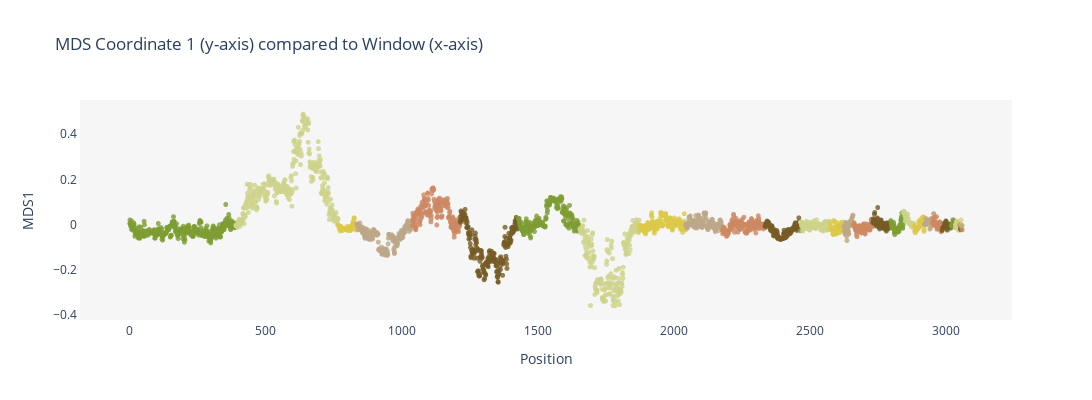

The notebook cell this image was saved under:
### Code cell
fig = px.scatter(y=mds.samples["PC1"], 
                 title="MDS Coordinate 1 (y-axis) compared to Window (x-axis)", 
                 color=chrs, 
                 labels=chrs,
                 color_discrete_sequence=kakapo_colors,
                 width=1200, height=400
                )

fig.update_traces(marker=dict(size=5, opacity=0.8))
fig.update_layout(showlegend=False)
fig.update_layout(xaxis=dict(showgrid=False, zeroline=False, showline=True, title="Position"))
fig.update_layout(yaxis=dict(showgrid=False, zeroline=False, showline=True, title="MDS1"))
fig.update_layout(paper_bgcolor="white")
fig.update_layout(plot_bgcolor="#f6f6f6")
fig.write_image("mds_coord1.svg")
fig.write_image("mds_coord1.png")
fig

### Figure 1 — Plotly figure (JSON) as saved in the notebook; plotly's stock layout.template omitted (floating-point values rounded to 4 significant figures; data arrays with more than 128 entries replaced by an {"elided": "..."} marker saying what was removed)
{"data": [{"hovertemplate": "color=S1<br>x=%{x}<br>y=%{y}<extra></extra>", "legendgroup": "S1", "marker": {"color": "#7D9D33", "opacity": 0.8, "size": 5, "symbol": "circle"}, "mode": "markers", "name": "S1", "showlegend": true, "type": "scattergl", "x": {"elided": "390 int values"}, "xaxis": "x", "y": {"elided": "390 float values"}, "yaxis": "y"}, {"hovertemplate": "color=S2<br>x=%{x}<br>y=%{y}<extra></extra>", "legendgroup": "S2", "marker": {"color": "#CED38C", "opacity": 0.8, "size": 5, "symbol": "circle"}, "mode": "markers", "name": "S2", "showlegend": true, "type": "scattergl", "x": {"elided": "377 int values"}, "xaxis": "x", "y": {"elided": "377 float values"}, "yaxis": "y"}, {"hovertemplate": "color=S3<br>x=%{x}<br>y=%{y}<extra></extra>", "legendgroup": "S3", "marker": {"color": "#DCC949", "opacity": 0.8, "size": 5, "symbol": "circle"}, "mode": "markers", "name": "S3", "showlegend": true, "type": "scattergl", "x": [767, 768, 769, 770, 771, 772, 773, 774, 775, 776, 777, 778, 779, 780, 781, 782, 783, 784, 785, 786, 787, 788, 789, 790, 791, 792, 793, 794, 795, 796, 797, 798, 799, 800, 801, 802, 803, 804, 805, 806, 807, 808, 809, 810, 811, 812, 813, 814, 815, 816, 817, 818, 819, 820, 821, 822, 823, 824, 825, 826, 827, 828, 829, 830, 831, 832, 833, 834], "xaxis": "x", "y": [-0.001546, -0.005202, -0.006042, -0.01593, -0.005406, -0.009974, -0.0161, -0.0277, -0.02051, -0.007525, -0.02215, -0.02319, -0.0115, -0.01255, -0.02623, -0.01938, -0.01592, -0.0168, -0.01644, -0.01796, -0.0188, -0.01786, -0.017, -0.02186, -0.01654, -0.01538, -0.01786, -0.01848, -0.02065, -0.01886, -0.01915, -0.02245, -0.02174, -0.01385, -0.007205, -0.01791, -0.02608, -0.02256, -0.02307, -0.02139, -0.01933, -0.0213, -0.02385, -0.02439, -0.02656, -0.02179, -0.02066, -0.007706, -0.004231, -0.009047, -0.02093, -0.007993, -0.008992, 0.002816, 0.01439, -0.007937, 0.004598, 0.009491, 0.03074, 0.02783, -0.01084, -0.01203, -0.01811, -0.008579, -0.009109, -0.01449, -0.02262, -0.02363], "yaxis": "y"}, {"hovertemplate": "color=S4<br>x=%{x}<br>y=%{y}<extra></extra>", "legendgroup": "S4", "marker": {"color": "#BCA888", "opacity": 0.8, "size": 5, "symbol": "circle"}, "mode": "markers", "name": "S4", "showlegend": true, "type": "scattergl", "x": {"elided": "204 int values"}, "xaxis": "x", "y": {"elided": "204 float values"}, "yaxis": "y"}, {"hovertemplate": "color=S5<br>x=%{x}<br>y=%{y}<extra></extra>", "legendgroup": "S5", "marker": {"color": "#CD8862", "opacity": 0.8, "size": 5, "symbol": "circle"}, "mode": "markers", "name": "S5", "showlegend": true, "type": "scattergl", "x": {"elided": "175 int values"}, "xaxis": "x", "y": {"elided": "175 float values"}, "yaxis": "y"}, {"hovertemplate": "color=S6<br>x=%{x}<br>y=%{y}<extra></extra>", "legendgroup": "S6", "marker": {"color": "#775B24", "opacity": 0.8, "size": 5, "symbol": "circle"}, "mode": "markers", "name": "S6", "showlegend": true, "type": "scattergl", "x": {"elided": "215 int values"}, "xaxis": "x", "y": {"elided": "215 float values"}, "yaxis": "y"}, {"hovertemplate": "color=S7<br>x=%{x}<br>y=%{y}<extra></extra>", "legendgroup": "S7", "marker": {"color": "#7D9D33", "opacity": 0.8, "size": 5, "symbol": "circle"}, "mode": "markers", "name": "S7", "showlegend": true, "type": "scattergl", "x": {"elided": "226 int values"}, "xaxis": "x", "y": {"elided": "226 float values"}, "yaxis": "y"}, {"hovertemplate": "color=S8<br>x=%{x}<br>y=%{y}<extra></extra>", "legendgroup": "S8", "marker": {"color": "#CED38C", "opacity": 0.8, "size": 5, "symbol": "circle"}, "mode": "markers", "name": "S8", "showlegend": true, "type": "scattergl", "x": {"elided": "219 int values"}, "xaxis": "x", "y": {"elided": "219 float values"}, "yaxis": "y"}, {"hovertemplate": "color=S9<br>x=%{x}<br>y=%{y}<extra></extra>", "legendgroup": "S9", "marker": {"color": "#DCC949", "opacity": 0.8, "size": 5, "symbol": "circle"}, "mode": "markers", "name": "S9", "showlegend": true, "type": "scattergl", "x": {"elided": "170 int values"}, "xaxis": "x", "y": {"elided": "170 float values"}, "yaxis": "y"}, {"hovertemplate": "color=S10<br>x=%{x}<br>y=%{y}<extra></extra>", "legendgroup": "S10", "marker": {"color": "#BCA888", "opacity": 0.8, "size": 5, "symbol": "circle"}, "mode": "markers", "name": "S10", "showlegend": true, "type": "scattergl", "x": {"elided": "135 int values"}, "xaxis": "x", "y": {"elided": "135 float values"}, "yaxis": "y"}, {"hovertemplate": "color=S11<br>x=%{x}<br>y=%{y}<extra></extra>", "legendgroup": "S11", "marker": {"color": "#CD8862", "opacity": 0.8, "size": 5, "symbol": "circle"}, "mode": "markers", "name": "S11", "showlegend": true, "type": "scattergl", "x": {"elided": "157 int values"}, "xaxis": "x", "y": {"elided": "157 float values"}, "yaxis": "y"}, {"hovertemplate": "color=S12<br>x=%{x}<br>y=%{y}<extra></extra>", "legendgroup": "S12", "marker": {"color": "#775B24", "opacity": 0.8, "size": 5, "symbol": "circle"}, "mode": "markers", "name": "S12", "showlegend": true, "type": "scattergl", "x": {"elided": "129 int values"}, "xaxis": "x", "y": {"elided": "129 float values"}, "yaxis": "y"}, {"hovertemplate": "color=S13<br>x=%{x}<br>y=%{y}<extra></extra>", "legendgroup": "S13", "marker": {"color": "#7D9D33", "opacity": 0.8, "size": 5, "symbol": "circle"}, "mode": "markers", "name": "S13", "showlegend": true, "type": "scattergl", "x": [2465], "xaxis": "x", "y": [-0.02671], "yaxis": "y"}, {"hovertemplate": "color=S14<br>x=%{x}<br>y=%{y}<extra></extra>", "legendgroup": "S14", "marker": {"color": "#CED38C", "opacity": 0.8, "size": 5, "symbol": "circle"}, "mode": "markers", "name": "S14", "showlegend": true, "type": "scattergl", "x": [2466, 2467, 2468, 2469, 2470, 2471, 2472, 2473, 2474, 2475, 2476, 2477, 2478, 2479, 2480, 2481, 2482, 2483, 2484, 2485, 2486, 2487, 2488, 2489, 2490, 2491, 2492, 2493, 2494, 2495, 2496, 2497, 2498, 2499, 2500, 2501, 2502, 2503, 2504, 2505, 2506, 2507, 2508, 2509, 2510, 2511, 2512, 2513, 2514, 2515, 2516, 2517, 2518, 2519, 2520, 2521, 2522, 2523, 2524, 2525, 2526, 2527, 2528, 2529, 2530, 2531, 2532, 2533, 2534, 2535, 2536, 2537, 2538, 2539, 2540, 2541, 2542, 2543, 2544, 2545, 2546, 2547, 2548, 2549, 2550, 2551, 2552, 2553, 2554, 2555, 2556, 2557, 2558, 2559, 2560, 2561, 2562, 2563, 2564, 2565, 2566, 2567, 2568, 2569, 2570, 2571, 2572, 2573, 2574, 2575], "xaxis": "x", "y": [0.01121, 0.01095, 0.01088, -0.002793, 0.01101, 0.01034, 0.009766, -0.008065, -0.02883, -0.003244, -0.01075, -0.0149, -0.01675, -0.01856, -0.001606, -0.007586, -0.0002876, 0.002308, -0.002812, -0.0003587, 0.0006473, 0.01438, 0.001963, -0.001859, -0.01755, -0.0008035, -0.001838, 0.01206, 0.00879, -0.006962, -0.0138, -0.005403, -0.004598, -0.0204, -0.02458, -0.002435, -0.01013, -0.009763, 0.0007255, -0.0005307, 0.004537, 0.01154, 0.0003069, 0.001323, -0.0124, -0.01361, -0.00759, -0.01059, -0.01016, 0.002832, 0.01614, 0.002415, -0.003598, -0.01346, -0.01491, 0.008318, -0.01801, -0.004884, 0.007008, 0.0221, -0.001742, -0.003956, -0.008725, -0.009439, 0.001149, -0.008393, -0.006749, 0.00335, -0.008499, -0.002929, 0.003696, -0.003886, 0.001826, -0.007334, -0.02247, -0.003375, -0.01599, -0.009719, -0.02152, -0.01915, -0.02556, -0.01339, -0.0132, -0.02061, -0.02833, -0.01904, 0.006819, 0.006771, 0.01014, 0.01181, 0.01377, 0.0123, 0.003891, 0.01172, -0.01383, -0.02151, -0.02374, -0.02298, -0.02419, -0.02305, -0.01551, 0.001289, 0.001383, 0.01216, 0.0158, 0.01315, 0.0127, 0.01031, 0.004677, 0.0006452], "yaxis": "y"}, {"hovertemplate": "color=S15<br>x=%{x}<br>y=%{y}<extra></extra>", "legendgroup": "S15", "marker": {"color": "#DCC949", "opacity": 0.8, "size": 5, "symbol": "circle"}, "mode": "markers", "name": "S15", "showlegend": true, "type": "scattergl", "x": [2576, 2577, 2578, 2579, 2580, 2581, 2582, 2583, 2584, 2585, 2586, 2587, 2588, 2589, 2590, 2591, 2592, 2593, 2594, 2595, 2596, 2597, 2598, 2599, 2600, 2601, 2602, 2603, 2604, 2605, 2606, 2607, 2608, 2609, 2610, 2611, 2612, 2613, 2614, 2615, 2616, 2617, 2618, 2619, 2620, 2621, 2622, 2623, 2624, 2625], "xaxis": "x", "y": [0.002108, -0.01906, -0.01717, -0.02253, -0.0208, -0.02214, -0.0142, -0.0206, -0.02678, -0.04079, -0.04193, -0.04392, 0.01881, -0.01457, -0.03696, 0.0131, -0.01198, -0.01078, -0.01507, -0.04199, -0.03927, -0.005262, 0.009999, -0.01834, -0.03983, -0.0287, -0.00438, -0.004446, 0.0009827, -0.0106, -0.01448, -0.02602, -0.01994, -0.03534, -0.0255, -0.02931, -0.02295, -0.03053, -0.01255, 0.009341, -0.01225, -0.002112, -0.001493, 0.005801, -0.001093, 0.004742, -0.007819, 0.01164, -0.01057, -0.01178], "yaxis": "y"}, {"hovertemplate": "color=S16<br>x=%{x}<br>y=%{y}<extra></extra>", "legendgroup": "S16", "marker": {"color": "#BCA888", "opacity": 0.8, "size": 5, "symbol": "circle"}, "mode": "markers", "name": "S16", "showlegend": true, "type": "scattergl", "x": [2626, 2627, 2628, 2629, 2630, 2631, 2632, 2633, 2634, 2635, 2636, 2637, 2638, 2639, 2640, 2641, 2642, 2643, 2644, 2645, 2646, 2647, 2648, 2649, 2650, 2651, 2652, 2653, 2654, 2655, 2656, 2657, 2658, 2659, 2660], "xaxis": "x", "y": [-0.008615, -0.027, -0.005349, -0.03768, -0.04166, -0.03532, -0.02269, 0.01008, 0.007958, -0.01958, -0.0517, -0.07033, -0.03286, -0.02513, -0.02704, -0.01056, -0.03944, -0.029, -0.04106, 0.007759, -0.007028, 0.009854, -0.004988, 0.01579, 0.01397, 0.002834, 0.003847, 0.01922, 0.009307, 0.02865, 0.03359, 0.03366, 0.03752, 0.04226, 0.01025], "yaxis": "y"}, {"hovertemplate": "color=S17<br>x=%{x}<br>y=%{y}<extra></extra>", "legendgroup": "S17", "marker": {"color": "#CD8862", "opacity": 0.8, "size": 5, "symbol": "circle"}, "mode": "markers", "name": "S17", "showlegend": true, "type": "scattergl", "x": [2661, 2662, 2663, 2664, 2665, 2666, 2667, 2668, 2669, 2670, 2671, 2672, 2673, 2674, 2675, 2676, 2677, 2678, 2679, 2680, 2681, 2682, 2683, 2684, 2685, 2686, 2687, 2688, 2689, 2690, 2691, 2692, 2693, 2694, 2695, 2696, 2697, 2698, 2699, 2700, 2701, 2702, 2703, 2704, 2705, 2706, 2707, 2708, 2709, 2710, 2711, 2712, 2713, 2714, 2715, 2716, 2717, 2718, 2719, 2720, 2721, 2722, 2723, 2724, 2725, 2726, 2727, 2728, 2729, 2730, 2731], "xaxis": "x", "y": [0.0007144, -0.006283, 0.001485, 0.007748, -0.0008866, -0.01519, -0.009203, -0.01849, -0.02573, -0.02134, -0.006124, -0.04342, -0.02624, -0.05313, -0.02134, -0.03399, -0.01939, -0.008646, -0.01104, -0.01614, -0.006011, -0.004087, -0.02029, -0.01101, -0.02567, -0.02764, -0.01892, -0.01915, -0.01443, -0.0368, -0.009811, -0.03457, -0.02709, -0.02147, -0.0153, 0.0009947, -0.015, -0.007784, -0.008088, 0.004089, -0.006022, -0.02114, -0.03645, -0.0411, -0.01719, -0.01528, -0.01645, -0.01293, 0.003177, -0.00432, -0.007086, -0.02005, -0.01848, -0.01988, -0.02363, -0.01392, -0.01661, -0.01116, -0.001148, -0.009514, -0.0243, -0.02105, -0.01543, 0.003768, 0.001539, 0.0232, 0.01594, 0.01549, -0.004293, -0.002874, -0.008762], "yaxis": "y"}, {"hovertemplate": "color=S18<br>x=%{x}<br>y=%{y}<extra></extra>", "legendgroup": "S18", "marker": {"color": "#775B24", "opacity": 0.8, "size": 5, "symbol": "circle"}, "mode": "markers", "name": "S18", "showlegend": true, "type": "scattergl", "x": [2732, 2733, 2734, 2735, 2736, 2737, 2738, 2739, 2740, 2741, 2742, 2743, 2744, 2745, 2746, 2747, 2748, 2749, 2750, 2751, 2752, 2753, 2754, 2755, 2756, 2757, 2758, 2759, 2760, 2761, 2762, 2763, 2764, 2765, 2766, 2767, 2768, 2769, 2770, 2771, 2772, 2773, 2774, 2775, 2776, 2777, 2778, 2779, 2780, 2781, 2782, 2783, 2784, 2785, 2786, 2787, 2788, 2789, 2790, 2791, 2792, 2793, 2794, 2795, 2796, 2797], "xaxis": "x", "y": [0.009061, 0.02586, 0.01446, 0.007094, 0.02217, 0.02077, 0.04671, 0.05386, 0.006395, 0.01008, 0.008096, -0.0004103, 0.006646, 0.008914, -0.006638, 0.003376, 0.02488, 0.02959, 0.07582, 0.006687, -0.004345, 0.006355, 0.005939, -0.001683, -0.01129, -0.01862, 0.005686, -0.01052, 0.0008379, 0.02091, -0.001238, 0.01987, -0.001679, 0.005882, -0.01449, -0.001123, -0.001679, 0.007253, -0.009229, 0.001661, -0.007283, -0.01092, -0.01271, -0.01849, 0.004705, -0.0008733, -0.01296, -0.0138, -0.02286, -0.008388, -0.02837, 0.003259, 0.008432, 0.005702, 0.002337, -0.005012, -0.01456, -0.01763, 0.0006165, -0.01449, -0.002165, 0.007809, -0.00188, -0.009002, -0.01142, -0.004875], "yaxis": "y"}, {"hovertemplate": "color=S19<br>x=%{x}<br>y=%{y}<extra></extra>", "legendgroup": "S19", "marker": {"color": "#7D9D33", "opacity": 0.8, "size": 5, "symbol": "circle"}, "mode": "markers", "name": "S19", "showlegend": true, "type": "scattergl", "x": [2798, 2799, 2800, 2801, 2802, 2803, 2804, 2805, 2806, 2807, 2808, 2809, 2810, 2811, 2812, 2813, 2814, 2815, 2816, 2817, 2818, 2819, 2820, 2821, 2822, 2823, 2824, 2825, 2826, 2827, 2828, 2829, 2830, 2831, 2832, 2833, 2834, 2835, 2836, 2837, 2838, 2839, 2840, 2841, 2842, 2843, 2844], "xaxis": "x", "y": [0.01806, 0.01258, 0.002588, 0.0005197, -0.01323, -0.008202, 0.004702, -0.01622, -0.01057, -0.01543, 0.01085, 0.0007407, -0.004607, -0.03635, -0.02719, -0.0438, -0.02933, -0.01506, -0.02993, -0.02463, -0.01993, -0.02765, -0.02514, -0.01594, -0.03371, -0.02327, -0.01888, -0.02619, -0.02776, -0.01298, -0.03078, -0.02049, -0.0111, -0.0005075, -0.007063, -0.0003175, -0.0132, 0.02088, 0.01699, 0.03436, 0.02955, 0.05149, 0.0125, -0.01179, -0.01627, -0.002683, 0.008238], "yaxis": "y"}, {"hovertemplate": "color=S20<br>x=%{x}<br>y=%{y}<extra></extra>", "legendgroup": "S20", "marker": {"color": "#CED38C", "opacity": 0.8, "size": 5, "symbol": "circle"}, "mode": "markers", "name": "S20", "showlegend": true, "type": "scattergl", "x": [2845, 2846, 2847, 2848, 2849, 2850, 2851, 2852, 2853, 2854, 2855, 2856, 2857, 2858, 2859, 2860, 2861, 2862, 2863, 2864, 2865, 2866, 2867, 2868, 2869, 2870, 2871, 2872, 2873, 2874, 2875, 2876, 2877, 2878, 2879, 2880, 2881, 2882, 2883], "xaxis": "x", "y": [0.05265, 0.05976, 0.05518, 0.05685, 0.0471, 0.03918, 0.01602, 0.03803, 0.04583, 0.02474, 0.03656, 0.02489, 0.02434, 0.03331, 0.04143, 0.04732, 0.01489, 0.01356, 0.02694, 0.01237, 0.005919, 0.01082, 0.003289, 0.01115, 0.008301, 0.0005216, 0.0004994, 0.009017, 0.002798, -0.009905, 0.001444, 0.001558, -0.0009283, 0.002799, -0.006767, 0.006336, -0.0007747, 0.004565, 0.003126], "yaxis": "y"}, {"hovertemplate": "color=S21<br>x=%{x}<br>y=%{y}<extra></extra>", "legendgroup": "S21", "marker": {"color": "#DCC949", "opacity": 0.8, "size": 5, "symbol": "circle"}, "mode": "markers", "name": "S21", "showlegend": true, "type": "scattergl", "x": [2884, 2885, 2886, 2887, 2888, 2889, 2890, 2891, 2892, 2893, 2894, 2895, 2896, 2897, 2898, 2899, 2900, 2901, 2902, 2903, 2904, 2905, 2906, 2907, 2908, 2909, 2910, 2911, 2912, 2913, 2914, 2915, 2916, 2917, 2918, 2919, 2920, 2921], "xaxis": "x", "y": [-0.006707, -0.005111, -0.02869, -0.02489, -0.03574, -0.01541, -0.0186, -0.01898, -0.02862, -0.017, -0.02246, -0.01538, -0.01134, -0.01634, -0.01814, -0.01128, -0.01138, 0.01507, 0.0067, -0.009813, -0.008504, 0.007096, 0.00676, 0.02351, 0.006818, -0.005987, 0.00344, 0.008451, 0.005679, 0.01732, 0.0297, 0.03056, 0.03381, 0.003356, 0.01779, 0.03331, -0.02961, -0.02149], "yaxis": "y"}, {"hovertemplate": "color=S22<br>x=%{x}<br>y=%{y}<extra></extra>", "legendgroup": "S22", "marker": {"color": "#BCA888", "opacity": 0.8, "size": 5, "symbol": "circle"}, "mode": "markers", "name": "S22", "showlegend": true, "type": "scattergl", "x": [2922, 2923, 2924, 2925, 2926, 2927, 2928, 2929, 2930, 2931, 2932, 2933, 2934, 2935, 2936, 2937, 2938, 2939, 2940, 2941, 2942, 2943, 2944, 2945, 2946, 2947, 2948, 2949, 2950, 2951], "xaxis": "x", "y": [0.001327, 0.002956, 0.003228, -0.001864, 0.0024, 0.02703, 0.00632, 0.01999, 0.0103, 0.01102, 0.0139, 0.001457, 0.02106, 0.01671, 0.01065, 0.01439, 0.008625, 0.0222, 0.01515, 0.01909, -0.01911, 0.005593, 0.01221, -0.01224, 0.007705, 0.001456, 0.02816, 0.02419, 0.0185, 3.426e-05], "yaxis": "y"}, {"hovertemplate": "color=S23<br>x=%{x}<br>y=%{y}<extra></extra>", "legendgroup": "S23", "marker": {"color": "#CD8862", "opacity": 0.8, "size": 5, "symbol": "circle"}, "mode": "markers", "name": "S23", "showlegend": true, "type": "scattergl", "x": [2952, 2953, 2954, 2955, 2956, 2957, 2958, 2959, 2960, 2961, 2962, 2963, 2964, 2965, 2966, 2967, 2968, 2969, 2970, 2971, 2972, 2973, 2974, 2975, 2976, 2977, 2978, 2979, 2980, 2981, 2982, 2983, 2984, 2985, 2986], "xaxis": "x", "y": [0.005418, 0.01518, 0.02015, 0.02849, 0.04855, 0.01302, -0.003226, 0.008888, 0.03171, 0.01723, -0.0001397, 0.000625, -0.002506, 0.008385, 0.03555, 0.007002, -0.01999, -0.01559, -0.01076, -0.001732, 0.004297, -0.00977, -0.0007133, -0.01034, -0.02037, -0.009781, 0.01228, 0.01077, 0.002031, 0.006551, -0.02119, -0.03154, -0.02289, -0.01881, -0.02078], "yaxis": "y"}, {"hovertemplate": "color=S24<br>x=%{x}<br>y=%{y}<extra></extra>", "legendgroup": "S24", "marker": {"color": "#775B24", "opacity": 0.8, "size": 5, "symbol": "circle"}, "mode": "markers", "name": "S24", "showlegend": true, "type": "scattergl", "x": [2987, 2988, 2989, 2990, 2991, 2992, 2993, 2994, 2995, 2996, 2997, 2998, 2999, 3000, 3001, 3002, 3003, 3004, 3005, 3006, 3007, 3008, 3009, 3010, 3011, 3012, 3013, 3014, 3015, 3016, 3017, 3018, 3019, 3020], "xaxis": "x", "y": [-0.02607, -0.02056, -0.01394, -0.01677, -0.01068, -0.01152, -0.007885, -0.008492, -0.003956, 0.008121, 0.004574, -0.006636, -0.009525, -0.008174, 0.01661, 0.01441, 0.003035, -0.01777, -0.009905, -0.02412, -0.005735, -0.006074, -0.009629, -0.001952, -0.006304, -0.001846, 0.002944, -0.007011, -0.0094, -0.009792, 0.0002963, -0.002267, -0.01485, -0.007598], "yaxis": "y"}, {"hovertemplate": "color=S25<br>x=%{x}<br>y=%{y}<extra></extra>", "legendgroup": "S25", "marker": {"color": "#7D9D33", "opacity": 0.8, "size": 5, "symbol": "circle"}, "mode": "markers", "name": "S25", "showlegend": true, "type": "scattergl", "x": [3021, 3022, 3023, 3024, 3025, 3026, 3027, 3028, 3029, 3030, 3031, 3032, 3033, 3034], "xaxis": "x", "y": [-0.006753, -0.004769, 0.002844, -0.007418, -0.002179, 0.01427, 0.02232, 0.01183, 0.003597, 0.01231, -0.007818, 0.01704, 0.0135, 0.005119], "yaxis": "y"}, {"hovertemplate": "color=S26<br>x=%{x}<br>y=%{y}<extra></extra>", "legendgroup": "S26", "marker": {"color": "#CED38C", "opacity": 0.8, "size": 5, "symbol": "circle"}, "mode": "markers", "name": "S26", "showlegend": true, "type": "scattergl", "x": [3035, 3036, 3037, 3038, 3039, 3040, 3041, 3042, 3043, 3044, 3045, 3046, 3047, 3048, 3049, 3050], "xaxis": "x", "y": [-0.01375, -9.943e-05, -0.00224, 0.0003873, 0.002317, 0.01515, -0.004669, 0.01527, 0.009825, 0.004257, -0.02166, -0.01818, -0.01604, -0.007462, -0.003719, -0.02667], "yaxis": "y"}, {"hovertemplate": "color=NC_044299.1_ctg1<br>x=%{x}<br>y=%{y}<extra></extra>", "legendgroup": "NC_044299.1_ctg1", "marker": {"color": "#DCC949", "opacity": 0.8, "size": 5, "symbol": "circle"}, "mode": "markers", "name": "NC_044299.1_ctg1", "showlegend": true, "type": "scattergl", "x": [3051], "xaxis": "x", "y": [0.006599], "yaxis": "y"}, {"hovertemplate": "color=NC_044300.1_ctg1<br>x=%{x}<br>y=%{y}<extra></extra>", "legendgroup": "NC_044300.1_ctg1", "marker": {"color": "#BCA888", "opacity": 0.8, "size": 5, "symbol": "circle"}, "mode": "markers", "name": "NC_044300.1_ctg1", "showlegend": true, "type": "scattergl", "x": [3052], "xaxis": "x", "y": [-0.002693], "yaxis": "y"}, {"hovertemplate": "color=NW_022045577.1_ctg1<br>x=%{x}<br>y=%{y}<extra></extra>", "legendgroup": "NW_022045577.1_ctg1", "marker": {"color": "#CD8862", "opacity": 0.8, "size": 5, "symbol": "circle"}, "mode": "markers", "name": "NW_022045577.1_ctg1", "showlegend": true, "type": "scattergl", "x": [3053], "xaxis": "x", "y": [-0.001072], "yaxis": "y"}, {"hovertemplate": "color=NW_022045628.1_ctg1<br>x=%{x}<br>y=%{y}<extra></extra>", "legendgroup": "NW_022045628.1_ctg1", "marker": {"color": "#775B24", "opacity": 0.8, "size": 5, "symbol": "circle"}, "mode": "markers", "name": "NW_022045628.1_ctg1", "showlegend": true, "type": "scattergl", "x": [3054, 3055], "xaxis": "x", "y": [-0.01535, -0.02166], "yaxis": "y"}, {"hovertemplate": "color=NW_022045631.1_ctg1<br>x=%{x}<br>y=%{y}<extra></extra>", "legendgroup": "NW_022045631.1_ctg1", "marker": {"color": "#7D9D33", "opacity": 0.8, "size": 5, "symbol": "circle"}, "mode": "markers", "name": "NW_022045631.1_ctg1", "showlegend": true, "type": "scattergl", "x": [3056], "xaxis": "x", "y": [-0.0105], "yaxis": "y"}, {"hovertemplate": "color=NW_022045634.1_ctg1<br>x=%{x}<br>y=%{y}<extra></extra>", "legendgroup": "NW_022045634.1_ctg1", "marker": {"color": "#CED38C", "opacity": 0.8, "size": 5, "symbol": "circle"}, "mode": "markers", "name": "NW_022045634.1_ctg1", "showlegend": true, "type": "scattergl", "x": [3057, 3058], "xaxis": "x", "y": [0.02036, -0.001311], "yaxis": "y"}, {"hovertemplate": "color=NW_022045635.1_ctg1<br>x=%{x}<br>y=%{y}<extra></extra>", "legendgroup": "NW_022045635.1_ctg1", "marker": {"color": "#DCC949", "opacity": 0.8, "size": 5, "symbol": "circle"}, "mode": "markers", "name": "NW_022045635.1_ctg1", "showlegend": true, "type": "scattergl", "x": [3059], "xaxis": "x", "y": [-0.006507], "yaxis": "y"}, {"hovertemplate": "color=NW_022045636.1_ctg1<br>x=%{x}<br>y=%{y}<extra></extra>", "legendgroup": "NW_022045636.1_ctg1", "marker": {"color": "#BCA888", "opacity": 0.8, "size": 5, "symbol": "circle"}, "mode": "markers", "name": "NW_022045636.1_ctg1", "showlegend": true, "type": "scattergl", "x": [3060], "xaxis": "x", "y": [-0.003898], "yaxis": "y"}, {"hovertemplate": "color=NW_022045640.1_ctg1<br>x=%{x}<br>y=%{y}<extra></extra>", "legendgroup": "NW_022045640.1_ctg1", "marker": {"color": "#CD8862", "opacity": 0.8, "size": 5, "symbol": "circle"}, "mode": "markers", "name": "NW_022045640.1_ctg1", "showlegend": true, "type": "scattergl", "x": [3061], "xaxis": "x", "y": [-0.02287], "yaxis": "y"}], "layout": {"height": 400, "legend": {"title": {"text": "color"}, "tracegroupgap": 0}, "paper_bgcolor": "white", "plot_bgcolor": "#f6f6f6", "showlegend": false, "title": {"text": "MDS Coordinate 1 (y-axis) compared to Window (x-axis)"}, "width": 1200, "xaxis": {"anchor": "y", "autorange": true, "domain": [0, 1], "range": [-181.5, 3242.0], "showgrid": false, "showline": true, "title": {"text": "Position"}, "type": "linear", "zeroline": false}, "yaxis": {"anchor": "x", "autorange": true, "domain": [0, 1], "range": [-0.4211, 0.5508], "showgrid": false, "showline": true, "title": {"text": "MDS1"}, "type": "linear", "zeroline": false}}}
